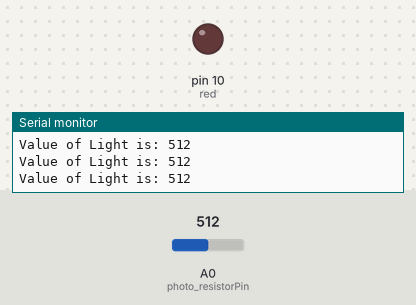
The sketch below on a simulated Arduino Uno, built with avr-gcc and run on an emulated ATmega328P. Shown: output pins drawn as LEDs (lit = HIGH), the last lines printed to the serial monitor. Inputs (shaded band) come from the test bench; at power-on: A0 (photo_resistorPin) = 512.

Above: at 1.2 s.
1.3 s: A0 (photo_resistorPin) set to 121
2.8 s: A0 (photo_resistorPin) set to 100
At 4.1 s:
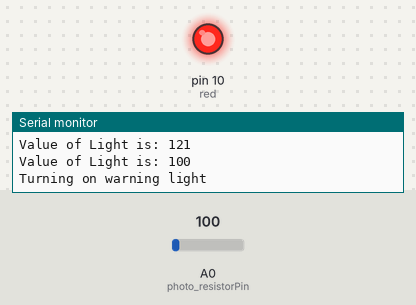
5.8 s: A0 (photo_resistorPin) set to 120
At 6.6 s:
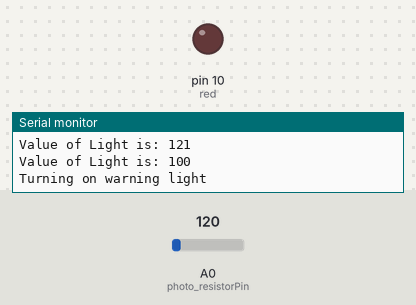
7.3 s: A0 (photo_resistorPin) set to 0
At 8.8 s:
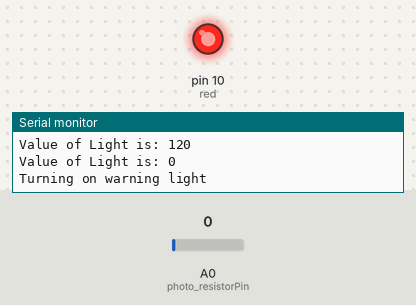
Timing chart, 0 to 10.9 s (numbered marks = the images above; inputs shaded):
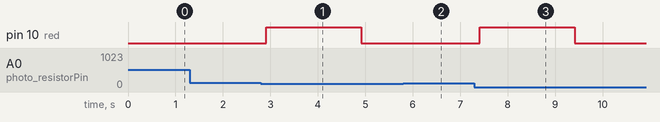

The sketch:

mini_lightSensor.ino
```cpp
//Simple program which takes checks to see if enough light reaches photo resistor
//and turns on warning light if not
int red = 10;
int photo_resistorPin = A0;
int light_resistance;
int light_delay = 100; //100 milliseconds

void setup() {
  // put your setup code here, to run once:
  pinMode(photo_resistorPin,INPUT);
  pinMode(red,OUTPUT);
  Serial.begin(9600);
}

void loop() {
  // put your main code here, to run repeatedly:
  light_resistance = analogRead(photo_resistorPin);
  Serial.print("Value of Light is: ");
  Serial.println(light_resistance);
  delay(light_delay);

  if(light_resistance<110)
  {
    Serial.print("Turning on warning light\n");
    digitalWrite(red,HIGH);
    delay(2000);
    digitalWrite(red,LOW);
    delay(2000);
  }

}
```

Measured:
- the behaviour switches between 110 and 109 on A0 (photo_resistorPin) (found by bisection; images 0 and 1)
- after the input at 2.8 s, pin 10 (red): LOW → HIGH after 0.11 s, → LOW 2.0 s later
- after the input at 5.8 s, pin 10 (red): stays LOW (without the input it goes to HIGH after 1.2 s)
- after the input at 7.3 s, pin 10 (red): LOW → HIGH after 0.12 s, → LOW 2.0 s later
